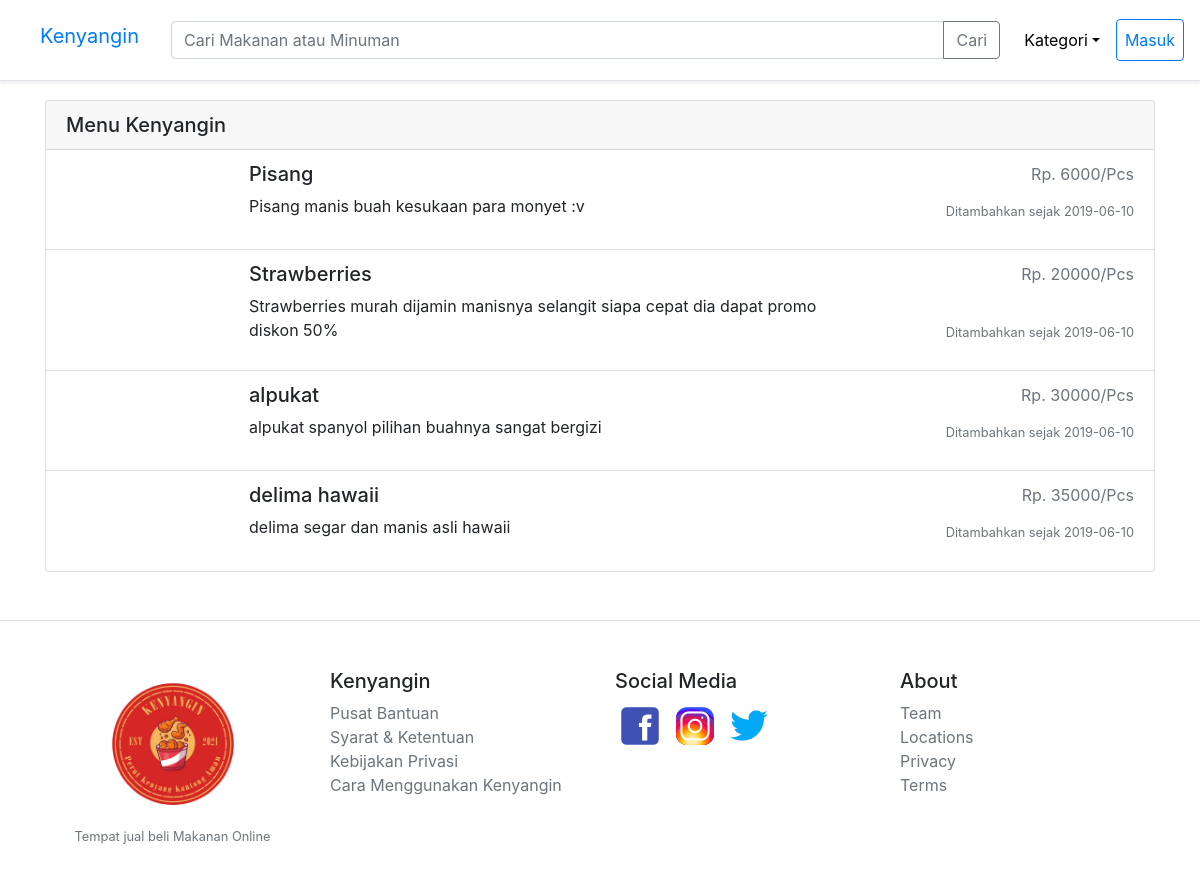
The page /kategori/cemilan on the database its author committed.
### tables this page shows
CREATE TABLE `barang` (
  `id` int(11) NOT NULL,
  `id_user` int(11) NOT NULL,
  `id_kategori` int(11) NOT NULL,
  `nama` varchar(50) NOT NULL,
  `harga` int(11) NOT NULL,
  `stok` double NOT NULL,
  `deskripsi` text NOT NULL,
  `created_at` date NOT NULL,
  `foto1` text NOT NULL,
  `foto2` text NOT NULL,
  `foto3` text NOT NULL,
  `foto4` text NOT NULL,
  `foto5` text NOT NULL,
  `foto6` text NOT NULL
);

### app/core/Controller.php (called while the page is built, shortened)
<?php
class Controller{
	public function view($view, $data = [])
	{
		require_once './app/views/'. $view. '.php';
	}
	public function model($model)
	{
		return new $model;
	}
}

### app/core/App.php (called while the page is built, shortened)
<?php
class App
{
    protected $method = 'index';
    protected $params = [];
    public function __construct()
    {
        $url = $this->parseURL();
        if (!empty($url)) {
            if (file_exists('./app/controllers/'. $url[0]. '.php')) {
                unset($url[0]);
            }
        }
        $this->controller = new $this->controller;
        if (!empty($url)) {
            if (isset($url[1])) {
                if (method_exists($this->controller, $url[1])) {
                    $this->method = $url[1];
                    unset($url[1]);
                }
            }
            $this->params = array_values($url);
        }
        call_user_func_array([$this->controller,$this->method],$this->params);
    }
    public function parseURL()
    {
        if (isset($_GET['url'])) {
            $url = rtrim($_GET['url'],'/');
            $url = filter_var($url, FILTER_SANITIZE_URL);
            $url = explode('/',$url);
            return $url;
        }
    }
}

### index.php (called while the page is built, shortened)
<?php
$app = new App;

### app/core/Database.php (called while the page is built, shortened)
<?php
class Database
{
	private $host = DB_HOST;
	private $user = DB_USER;
	private $pass = DB_PASS;
	private $db_name = DB_NAME;
	private $dbh;
	private $stmt;
	public function __construct()
	{
		$dsn = 'mysql:host=' . $this->host . ';dbname='. $this->db_name;
		$option = [
			PDO::ATTR_PERSISTENT => true,
			PDO::ATTR_ERRMODE => PDO::ERRMODE_EXCEPTION
		];
		try{
			$this->dbh = new PDO($dsn, $this->user, $this->pass, $option);
		} catch(PDOException $e){
			die($e->getMessage());
		}
	}
	public function query($query)
	{
		$this->stmt = $this->dbh->prepare($query);
	}
	public function bind($param, $value, $type = null)
	{
		if (is_null($type)) {
			switch (true) {
				case is_int($value):
					$type = PDO::PARAM_INT;
					break;
			}
		}
		$this->stmt->bindValue($param, $value, $type);
	}
	public function execute()
	{
		$this->stmt->execute();
	}
	public function resultSet()
	{
		$this->execute();
		return $this->stmt->fetchAll(PDO::FETCH_ASSOC);
	}
}

### app/models/Barang_model.php (called while the page is built, shortened)
<?php
class Barang_model
{
    private $db;
    function __construct()
    {
        $this->db = new Database;
    }
    public function getCemilan()
    {
        $query = "SELECT b.id as id, b.id_user as id_user , u.nama as nama_user , u.email as email , u.nomor_telepon as nomor_telepon , u.alamat as alamat , u.foto as foto_user, u.created_at as created_at_user , u.updated_at as updated_at_user , b.id_kategori as id_kategori , k.kategori as kategori , b.nama as nama , b.harga as harga , b.stok as stok , b.deskripsi as deskripsi , b.created_at as created_at , b.foto1 as foto1 , b.foto2 as foto2 , b.foto3 as foto3 , b.foto4 as foto4 , b.foto5  as foto5 , b.foto6 as foto6
        FROM barang b JOIN kategori k on (b.id_kategori=k.id)
        JOIN users u on (b.id_user=u.id)
        WHERE b.id_kategori = :id";
        $this->db->query($query);
        $this->db->bind('id', 2);
        return $this->db->resultSet();
    }
}

### app/views/kategori/index.php (the view, shortened to what this page needs)
<div class="container">
    <div class="card mt-5">
        <h5 class="card-header">
             Menu Kenyangin
        </h5>
        <ul class="list-group list-group-flush">
            <?php if (!$data['jenis_makanan']) { ?>
                <li class="list-group-item">
                    Kosong
                </li>
            <?php } else {
            foreach ($data['jenis_makanan'] as $kenyangin) : ?>
                <li class="list-group-item ">
                    <a class="card-link" href="<?= BASEURL ?>kenyangin/detail/<?= $kenyangin['id']; ?>">
                        <div class="row">
                            <div class="col-md-2 mb-3">
                            </div>
                            <div class="col-md-7">
                                <h5 class="text-body"><?= $kenyangin['nama']; ?></h5>
                                <p class="text-body"><?= $kenyangin['deskripsi']; ?></p>
                            </div>
                            <div class="col-md-3 d-flex align-items-end flex-column">
                                <p class="text-muted">Rp. <?= $kenyangin['harga']; ?>/Pcs</p>
                                <p class="text-muted small mt-auto">
                                    Ditambahkan sejak <?= $kenyangin['created_at']; ?> <br>
                                </p>
                            </div>
                        </div>
                    </a>
                </li>
            <?php endforeach;
        } ?>
        </ul>
    </div>
</div>

### rows shown on the page
barang: nama "Pisang", deskripsi "Pisang manis buah kesukaan para monyet :v", harga "6000", created_at "2019-06-10"
barang: nama "Strawberries", deskripsi "Strawberries murah dijamin manisnya selangit siapa cepat dia dapat promo diskon 50%", harga "20000", created_at "2019-06-10"
barang: nama "alpukat", deskripsi "alpukat spanyol pilihan buahnya sangat bergizi", harga "30000", created_at "2019-06-10"
barang: nama "delima hawaii", deskripsi "delima segar dan manis asli hawaii", harga "35000", created_at "2019-06-10"
